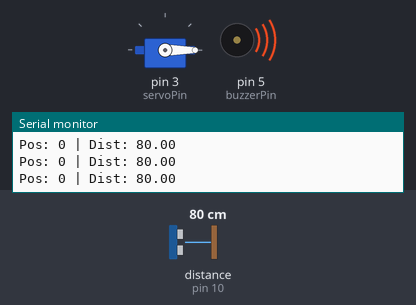
Simulated run of this sketch. Board: Arduino Uno, built with avr-gcc and run on an emulated ATmega328P. Parts: servo, buzzer (waves = sounding, pin HIGH), the last lines printed to the serial monitor. Wiring (inferred from the names in the program): ultrasonic range finder: trigger pin 9; echo pin 10. The inputs (shaded band) are chosen by the test bench; at power-on: distance to the obstacle (sensor on pin 10) 80 cm. The echo pulse lasts 58.3 µs per cm; pins used as bus, display or sensor lines are not drawn.

Above: at 1.2 s.
1.3 s: distance to the obstacle (sensor on pin 10) set to 120 cm
At 1.53 s:
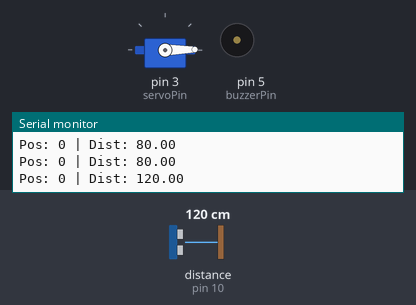
4.3 s: distance to the obstacle (sensor on pin 10) set to 106 cm
7.3 s: distance to the obstacle (sensor on pin 10) set to 98 cm
At 8.2 s:
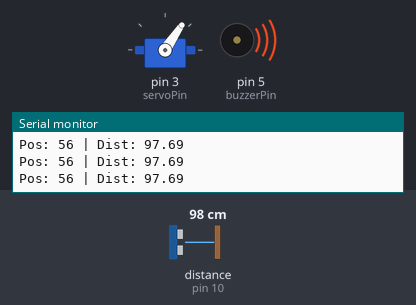
9.0 s: distance to the obstacle (sensor on pin 10) set to 250 cm
At 9.25 s:
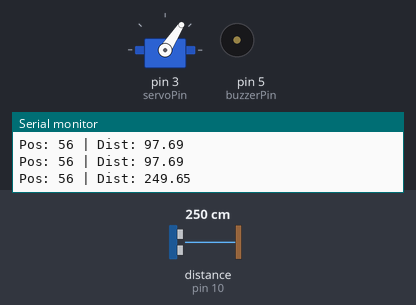
12.0 s: distance to the obstacle (sensor on pin 10) set to 2 cm
At 12.7 s:
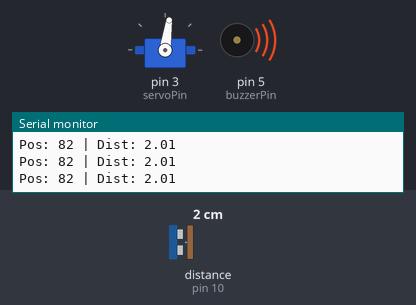
13.7 s: distance to the obstacle (sensor on pin 10) set to 299 cm
At 13.97 s:
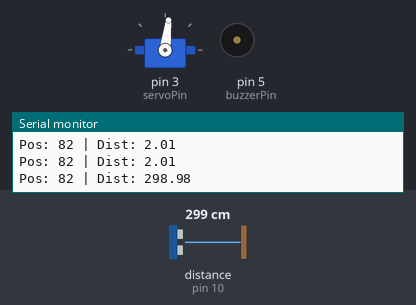
Timing chart, 0 to 19.9 s (numbered marks = the images above; inputs shaded):
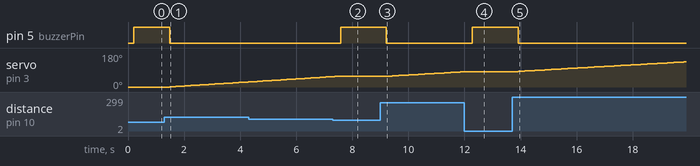

Measured:
- the behaviour switches between 101 and 100 cm on distance to the obstacle (sensor on pin 10) (found by bisection; images 1 and 2)
- after the input at 1.3 s, pin 5 (buzzerPin): HIGH → LOW after 0.18 s; servo on pin 3 (servoPin): moves from 0° to 27° over 2.8 s, starting after 0.18 s
- after the input at 7.3 s, pin 5 (buzzerPin): LOW → HIGH after 0.29 s; servo on pin 3 (servoPin): goes on until 7.4 s, then stays 56°
- after the input at 9.0 s, pin 5 (buzzerPin): HIGH → LOW after 0.20 s; servo on pin 3 (servoPin): moves from 56° to 81° over 2.8 s, starting after 0.20 s
- after the input at 12.0 s, pin 5 (buzzerPin): LOW → HIGH after 0.28 s; servo on pin 3 (servoPin): goes on until 12.1 s, then stays 82°
- after the input at 13.7 s, pin 5 (buzzerPin): HIGH → LOW after 0.22 s; servo on pin 3 (servoPin): moves from 82° to 133° over 5.9 s, starting after 0.22 s

The sketch:

E1.ino
```cpp
#include<Servo.h>;
Servo myservo;
const int trigPin = 9;
const int echoPin = 10;
const int buzzerPin = 5;
const int servoPin = 3;

float duration, distance;
float threshold = 100;

void setup() {
  myservo.attach(servoPin);
  pinMode(trigPin, OUTPUT);
  pinMode(buzzerPin, OUTPUT);
  pinMode(echoPin, INPUT);
  Serial.begin(9600);
}

void loop() {
  for(int i=0; i<181; i++){
    detectObject(i);
  }

  for(int i=181; i>=0; i--){
    detectObject(i);
  }
}
void detectObject(int i){
    myservo.write(i);
    ultraSonicDistance();
    while(distance<threshold){
          ultraSonicDistance();
          digitalWrite(buzzerPin, HIGH);
          Serial.print("Pos: ");
          Serial.print(i);
          Serial.print(" | Dist: ");
          Serial.println(distance);
    }
    digitalWrite(buzzerPin, LOW);
}

float ultraSonicDistance(){
  digitalWrite(trigPin, LOW);
  delayMicroseconds(2);
  digitalWrite(trigPin, HIGH);
  delayMicroseconds(10);
  digitalWrite(trigPin, LOW);

  duration = pulseIn(echoPin, HIGH);
  distance = (duration*.0343)/2;
  delay(100);
  return distance;
}
```
